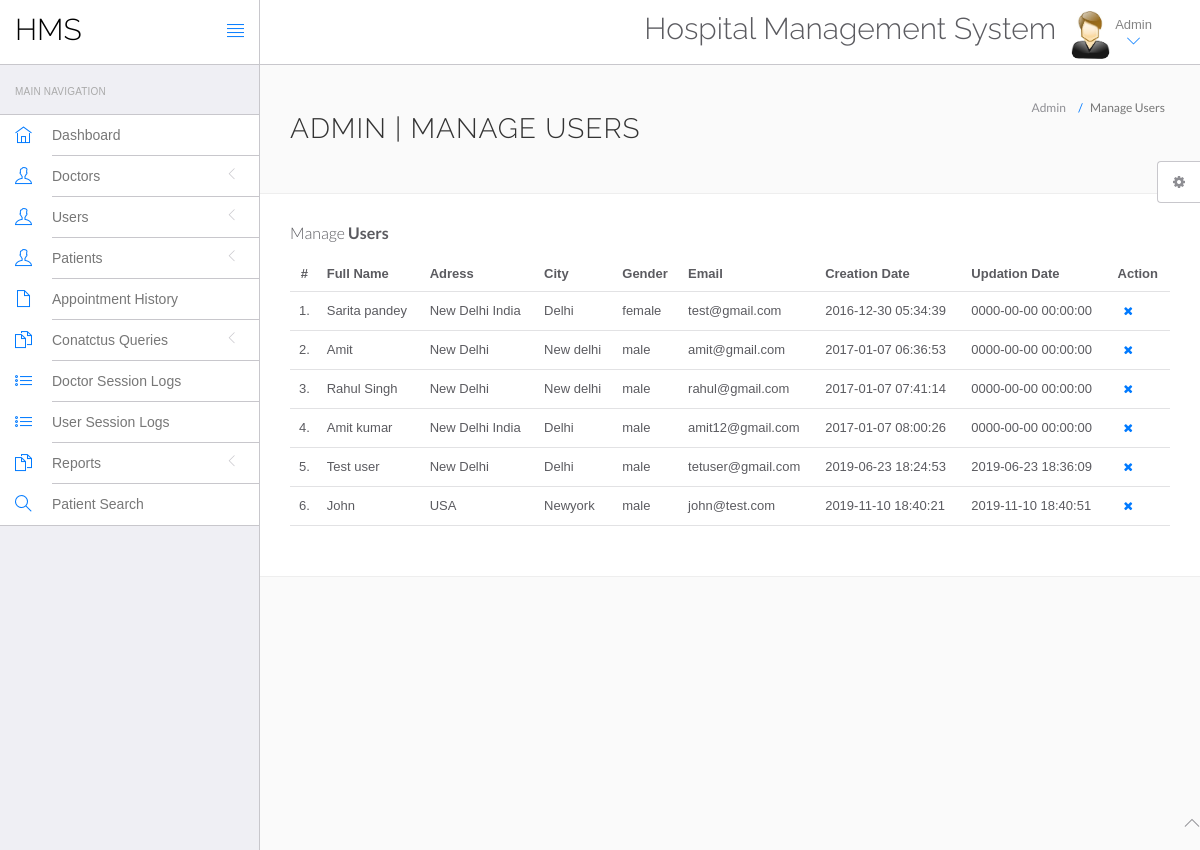
Before: /hospital/hms/admin/manage-users.php (signed in) with the older database file.
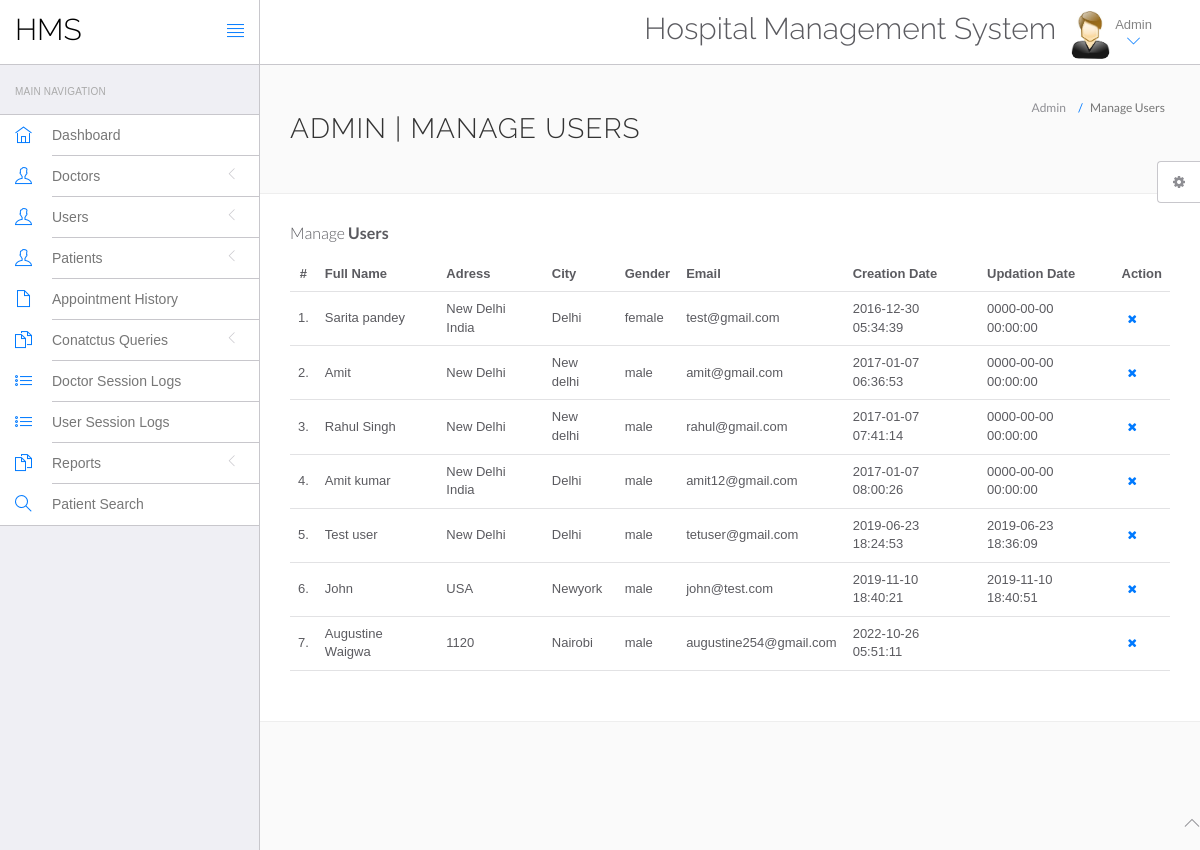
After: the same page with the newer database file.
### tables this page shows
CREATE TABLE `users` (
  `id` int(11) NOT NULL,
  `fullName` varchar(255) DEFAULT NULL,
  `address` longtext DEFAULT NULL,
  `city` varchar(255) DEFAULT NULL,
  `gender` varchar(255) DEFAULT NULL,
  `email` varchar(255) DEFAULT NULL,
  `password` varchar(255) DEFAULT NULL,
  `regDate` timestamp NULL DEFAULT current_timestamp(),
  `updationDate` timestamp NULL DEFAULT NULL ON UPDATE current_timestamp()
);

### hospital/hms/admin/manage-users.php (the view, shortened to what this page needs)
<?php
include('include/config.php');
?>
<!DOCTYPE html>
<html lang="en">
	<head>
		<link rel="stylesheet" href="vendor/bootstrap/css/bootstrap.min.css">
		<link rel="stylesheet" href="vendor/fontawesome/css/font-awesome.min.css">
		<link rel="stylesheet" href="vendor/themify-icons/themify-icons.min.css">
		<link href="vendor/animate.css/animate.min.css" rel="stylesheet" media="screen">
		<link href="vendor/perfect-scrollbar/perfect-scrollbar.min.css" rel="stylesheet" media="screen">
		<link href="vendor/switchery/switchery.min.css" rel="stylesheet" media="screen">
		<link href="vendor/bootstrap-touchspin/jquery.bootstrap-touchspin.min.css" rel="stylesheet" media="screen">
		<link href="vendor/select2/select2.min.css" rel="stylesheet" media="screen">
		<link href="vendor/bootstrap-datepicker/bootstrap-datepicker3.standalone.min.css" rel="stylesheet" media="screen">
		<link href="vendor/bootstrap-timepicker/bootstrap-timepicker.min.css" rel="stylesheet" media="screen">
		<link rel="stylesheet" href="assets/css/styles.css">
		<link rel="stylesheet" href="assets/css/plugins.css">
		<link rel="stylesheet" href="assets/css/themes/theme-1.css" id="skin_color" />
	</head>
	<body>
		<div id="app">
<?php include('include/sidebar.php');?>
			<div class="app-content">
						<?php include('include/header.php');?>
				<div class="main-content" >
					<div class="wrap-content container" id="container">
						<section id="page-title">
							<div class="row">
								<div class="col-sm-8">
									<h1 class="mainTitle">Admin | Manage Users</h1>
																	</div>
								<ol class="breadcrumb">
									<li>
										<span>Admin</span>
									</li>
									<li class="active">
										<span>Manage Users</span>
									</li>
								</ol>
							</div>
						</section>
						<div class="container-fluid container-fullw bg-white">
									<div class="row">
								<div class="col-md-12">
									<h5 class="over-title margin-bottom-15">Manage <span class="text-bold">Users</span></h5>
									<table class="table table-hover" id="sample-table-1">
										<thead>
											<tr>
												<th class="center">#</th>
												<th>Full Name</th>
												<th class="hidden-xs">Adress</th>
												<th>City</th>
												<th>Gender </th>
												<th>Email </th>
												<th>Creation Date </th>
												<th>Updation Date </th>
												<th>Action</th>
											</tr>
										</thead>
										<tbody>
<?php
$sql=mysqli_query($con,"select * from users");
$cnt=1;
while($row=mysqli_fetch_array($sql))
{
?>
											<tr>
												<td class="center"><?php echo $cnt;?>.</td>
												<td class="hidden-xs"><?php echo $row['fullName'];?></td>
												<td><?php echo $row['address'];?></td>
												<td><?php echo $row['city'];?>
												</td>
												<td><?php echo $row['gender'];?></td>
												<td><?php echo $row['email'];?></td>
												<td><?php echo $row['regDate'];?></td>
												<td><?php echo $row['updationDate'];?>
												</td>
												<td >
												<div class="visible-md visible-lg hidden-sm hidden-xs">
	<a href="manage-users.php?id=<?php echo $row['id']?>&del=delete" onClick="return confirm('Are you sure you want to delete?')"class="btn btn-transparent btn-xs tooltips" tooltip-placement="top" tooltip="Remove"><i class="fa fa-times fa fa-white"></i></a>
												</div>
												</td>
											</tr>
											<?php
$cnt=$cnt+1;
											 }?>
										</tbody>
									</table>
								</div>
							</div>
								</div>
							</div>
						</div>
					</div>
				</div>
	<?php include('include/footer.php');?>
	<?php include('include/setting.php');?>
	</body>
</html>

Changed rows visible on the page:
added users: fullName "Augustine Waigwa", address "1120", city "Nairobi", gender "male", email "augustine254@gmail.com", regDate "2022-10-26 05:51:11"
